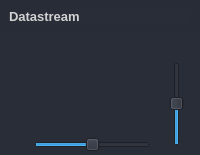
                         <widget class="QFrame" name="frame_datastream">
                          <property name="minimumSize">
                           <size>
                            <width>0</width>
                            <height>0</height>
                           </size>
                          </property>
                          <property name="maximumSize">
                           <size>
                            <width>16777215</width>
                            <height>16777215</height>
                           </size>
                          </property>
                          <property name="styleSheet">
                           <string notr="true">background-color: rgb(41, 45, 56);
border-radius: 5px;
color: rgb(210, 210, 210);
</string>
                          </property>
                          <property name="frameShape">
                           <enum>QFrame::NoFrame</enum>
                          </property>
                          <property name="frameShadow">
                           <enum>QFrame::Raised</enum>
                          </property>
                          <layout class="QVBoxLayout" name="verticalLayout_28" stretch="0,0">
                           <property name="spacing">
                            <number>0</number>
                           </property>
                           <property name="leftMargin">
                            <number>0</number>
                           </property>
                           <property name="topMargin">
                            <number>0</number>
                           </property>
                           <property name="rightMargin">
                            <number>0</number>
                           </property>
                           <property name="bottomMargin">
                            <number>0</number>
                           </property>
                           <item>
                            <widget class="QFrame" name="frame_datastream_title">
                             <property name="maximumSize">
                              <size>
                               <width>16777215</width>
                               <height>35</height>
                              </size>
                             </property>
                             <property name="cursor">
                              <cursorShape>ArrowCursor</cursorShape>
                             </property>
                             <property name="styleSheet">
                              <string notr="true">QFrame {
	border: transparent;
	background-color: rgb(39, 44, 54);
}</string>
                             </property>
                             <property name="frameShape">
                              <enum>QFrame::StyledPanel</enum>
                             </property>
                             <property name="frameShadow">
                              <enum>QFrame::Raised</enum>
                             </property>
                             <layout class="QHBoxLayout" name="horizontalLayout_27">
                              <property name="leftMargin">
                               <number>9</number>
                              </property>
                              <property name="topMargin">
                               <number>9</number>
                              </property>
                              <property name="rightMargin">
                               <number>9</number>
                              </property>
                              <property name="bottomMargin">
                               <number>9</number>
                              </property>
                              <item>
                               <widget class="QPushButton" name="label_datastream_title">
                                <property name="sizePolicy">
                                 <sizepolicy hsizetype="Expanding" vsizetype="Preferred">
                                  <horstretch>0</horstretch>
                                  <verstretch>0</verstretch>
                                 </sizepolicy>
                                </property>
                                <property name="maximumSize">
                                 <size>
                                  <width>16777215</width>
                                  <height>16777215</height>
                                 </size>
                                </property>
                                <property name="font">
                                 <font>
                                  <pointsize>10</pointsize>
                                  <bold>true</bold>
                                 </font>
                                </property>
                                <property name="styleSheet">
                                 <string notr="true">QPushButton{
	text-align: left
}</string>
                                </property>
                                <property name="text">
                                 <string>Datastream</string>
                                </property>
                               </widget>
                              </item>
                             </layout>
                            </widget>
                           </item>
                           <item>
                            <widget class="QFrame" name="frame_datastream_contents">
                             <property name="minimumSize">
                              <size>
                               <width>0</width>
                               <height>0</height>
                              </size>
                             </property>
                             <property name="maximumSize">
                              <size>
                               <width>16777215</width>
                               <height>16777215</height>
                              </size>
                             </property>
                             <property name="cursor">
                              <cursorShape>ArrowCursor</cursorShape>
                             </property>
                             <property name="styleSheet">
                              <string notr="true">QFrame {
	 border: transparent;
}</string>
                             </property>
                             <property name="frameShadow">
                              <enum>QFrame::Raised</enum>
                             </property>
                             <layout class="QHBoxLayout" name="horizontalLayout_33">
                              <property name="spacing">
                               <number>0</number>
                              </property>
                              <property name="leftMargin">
                               <number>0</number>
                              </property>
                              <property name="topMargin">
                               <number>0</number>
                              </property>
                              <property name="rightMargin">
                               <number>0</number>
                              </property>
                              <property name="bottomMargin">
                               <number>0</number>
                              </property>
                              <item>
                               <widget class="QFrame" name="frame_datastream_plot_contents">
                                <property name="minimumSize">
                                 <size>
                                  <width>0</width>
                                  <height>0</height>
                                 </size>
                                </property>
                                <property name="maximumSize">
                                 <size>
                                  <width>16777215</width>
                                  <height>16777215</height>
                                 </size>
                                </property>
                                <property name="cursor">
                                 <cursorShape>ArrowCursor</cursorShape>
                                </property>
                                <property name="styleSheet">
                                 <string notr="true"/>
                                </property>
                                <property name="frameShadow">
                                 <enum>QFrame::Raised</enum>
                                </property>
                                <layout class="QVBoxLayout" name="verticalLayout_6">
                                 <property name="spacing">
                                  <number>6</number>
                                 </property>
                                 <property name="leftMargin">
                                  <number>0</number>
                                 </property>
                                 <property name="topMargin">
                                  <number>0</number>
                                 </property>
                                 <property name="rightMargin">
                                  <number>0</number>
                                 </property>
                                 <property name="bottomMargin">
                                  <number>0</number>
                                 </property>
                                 <item>
                                  <widget class="QFrame" name="frame_datastream_plot">
                                   <property name="minimumSize">
                                    <size>
                                     <width>0</width>
                                     <height>0</height>
                                    </size>
                                   </property>
                                   <property name="maximumSize">
                                    <size>
                                     <width>16777215</width>
                                     <height>16777215</height>
                                    </size>
                                   </property>
                                   <property name="cursor">
                                    <cursorShape>ArrowCursor</cursorShape>
                                   </property>
                                   <property name="styleSheet">
                                    <string notr="true"/>
                                   </property>
                                   <property name="frameShadow">
                                    <enum>QFrame::Raised</enum>
                                   </property>
                                   <layout class="QHBoxLayout" name="horizontalLayout_34">
                                    <property name="spacing">
                                     <number>24</number>
                                    </property>
                                    <property name="leftMargin">
                                     <number>9</number>
                                    </property>
                                    <property name="topMargin">
                                     <number>9</number>
                                    </property>
                                    <property name="rightMargin">
                                     <number>9</number>
                                    </property>
                                    <property name="bottomMargin">
                                     <number>9</number>
                                    </property>
                                   </layout>
                                  </widget>
                                 </item>
                                 <item>
                                  <widget class="QFrame" name="frame_datastream_nav">
                                   <property name="minimumSize">
                                    <size>
                                     <width>0</width>
                                     <height>0</height>
                                    </size>
                                   </property>
                                   <property name="maximumSize">
                                    <size>
                                     <width>16777215</width>
                                     <height>20</height>
                                    </size>
                                   </property>
                                   <property name="cursor">
                                    <cursorShape>ArrowCursor</cursorShape>
                                   </property>
                                   <property name="styleSheet">
                                    <string notr="true"/>
                                   </property>
                                   <property name="frameShadow">
                                    <enum>QFrame::Raised</enum>
                                   </property>
                                   <layout class="QHBoxLayout" name="horizontalLayout_35">
                                    <property name="spacing">
                                     <number>6</number>
                                    </property>
                                    <property name="leftMargin">
                                     <number>10</number>
                                    </property>
                                    <property name="topMargin">
                                     <number>0</number>
                                    </property>
                                    <property name="rightMargin">
                                     <number>10</number>
                                    </property>
                                    <property name="bottomMargin">
                                     <number>0</number>
                                    </property>
                                    <item>
                                     <widget class="QLabel" name="label_3">
                                      <property name="sizePolicy">
                                       <sizepolicy hsizetype="Fixed" vsizetype="Fixed">
                                        <horstretch>0</horstretch>
                                        <verstretch>0</verstretch>
                                       </sizepolicy>
                                      </property>
                                      <property name="minimumSize">
                                       <size>
                                        <width>18</width>
                                        <height>18</height>
                                       </size>
                                      </property>
                                      <property name="toolTip">
                                       <string>Scroll Datastream</string>
                                      </property>
                                      <property name="text">
                                       <string/>
                                      </property>
                                      <property name="pixmap">
                                       <pixmap resource="../../st_dtdl_gui/UI/resources.qrc">:/icons/icons/outline_sync_alt_white_18.png</pixmap>
                                      </property>
                                     </widget>
                                    </item>
                                    <item>
                                     <widget class="QSlider" name="slider_scroll_datastream">
                                      <property name="value">
                                       <number>50</number>
                                      </property>
                                      <property name="orientation">
                                       <enum>Qt::Horizontal</enum>
                                      </property>
                                     </widget>
                                    </item>
                                   </layout>
                                  </widget>
                                 </item>
                                </layout>
                               </widget>
                              </item>
                              <item>
                               <widget class="QFrame" name="frame_datastream_plot_settings">
                                <property name="minimumSize">
                                 <size>
                                  <width>40</width>
                                  <height>0</height>
                                 </size>
                                </property>
                                <property name="maximumSize">
                                 <size>
                                  <width>40</width>
                                  <height>16777215</height>
                                 </size>
                                </property>
                                <property name="cursor">
                                 <cursorShape>ArrowCursor</cursorShape>
                                </property>
                                <property name="styleSheet">
                                 <string notr="true">QFrame {
	 border: transparent
}
QLineEdit {
	background-color: rgb(27, 29, 35);
	border-radius: 5px;
	border: 2px solid rgb(27, 29, 35);
	padding-left: 10px;
}
QLineEdit:hover {
	border: 2px solid rgb(64, 71, 88);
}
QLineEdit:focus {
	border: 2px solid rgb(91, 101, 124);
}
QLineEdit:disabled {
	background-color: rgb(36, 40, 48);
	border: 2px solid rgb(32, 32, 32);
}
QComboBox{
	background-color: rgb(27, 29, 35);
	border-radius: 5px;
	border: 2px solid rgb(27, 29, 35);
	padding: 5px;
	padding-left: 10px;
}
QComboBox:hover{
	border: 2px solid rgb(64, 71, 88);
}
QComboBox:focus {
	border: 2px solid rgb(91, 101, 124);
}
QComboBox QAbstractItemView {
	color: rgb(85, 170, 255);	
	background-color: rgb(27, 29, 35);
	padding: 10px;
	selection-background-color: rgb(39, 44, 54);
}
QComboBox:disabled {
	background-color: rgb(36, 40, 48);
	border: 2px solid rgb(32, 32, 32);
}

/* RADIO BUTTON */
QRadioButton::indicator {
    border: 3px solid rgb(52, 59, 72);
	width: 15px;
	height: 15px;
	border-radius: 10px;
    background: rgb(44, 49, 60);
}
QRadioButton::indicator:hover {
    border: 3px solid rgb(58, 66, 81);
}
QRadioButton::indicator:checked {
    background: 3px solid rgb(94, 106, 130);
	border: 3px solid rgb(52, 59, 72);	
}
</string>
                                </property>
                                <property name="frameShadow">
                                 <enum>QFrame::Raised</enum>
                                </property>
                                <layout class="QVBoxLayout" name="verticalLayout_10">
                                 <property name="spacing">
                                  <number>6</number>
                                 </property>
                                 <property name="leftMargin">
                                  <number>9</number>
                                 </property>
                                 <property name="topMargin">
                                  <number>9</number>
                                 </property>
                                 <property name="rightMargin">
                                  <number>9</number>
                                 </property>
                                 <property name="bottomMargin">
                                  <number>9</number>
                                 </property>
                                 <item>
                                  <widget class="QLabel" name="label">
                                   <property name="sizePolicy">
                                    <sizepolicy hsizetype="Fixed" vsizetype="Fixed">
                                     <horstretch>0</horstretch>
                                     <verstretch>0</verstretch>
                                    </sizepolicy>
                                   </property>
                                   <property name="toolTip">
                                    <string>Zoom Datastream</string>
                                   </property>
                                   <property name="text">
                                    <string/>
                                   </property>
                                   <property name="pixmap">
                                    <pixmap resource="../../st_dtdl_gui/UI/resources.qrc">:/icons/icons/outline_zoom_in_white_18dp.png</pixmap>
                                   </property>
                                  </widget>
                                 </item>
                                 <item>
                                  <widget class="QSlider" name="slider_zoom_datastream">
                                   <property name="sizePolicy">
                                    <sizepolicy hsizetype="Fixed" vsizetype="Minimum">
                                     <horstretch>0</horstretch>
                                     <verstretch>0</verstretch>
                                    </sizepolicy>
                                   </property>
                                   <property name="value">
                                    <number>50</number>
                                   </property>
                                   <property name="orientation">
                                    <enum>Qt::Vertical</enum>
                                   </property>
                                  </widget>
                                 </item>
                                </layout>
                               </widget>
                              </item>
                             </layout>
                            </widget>
                           </item>
                          </layout>
                         </widget>
